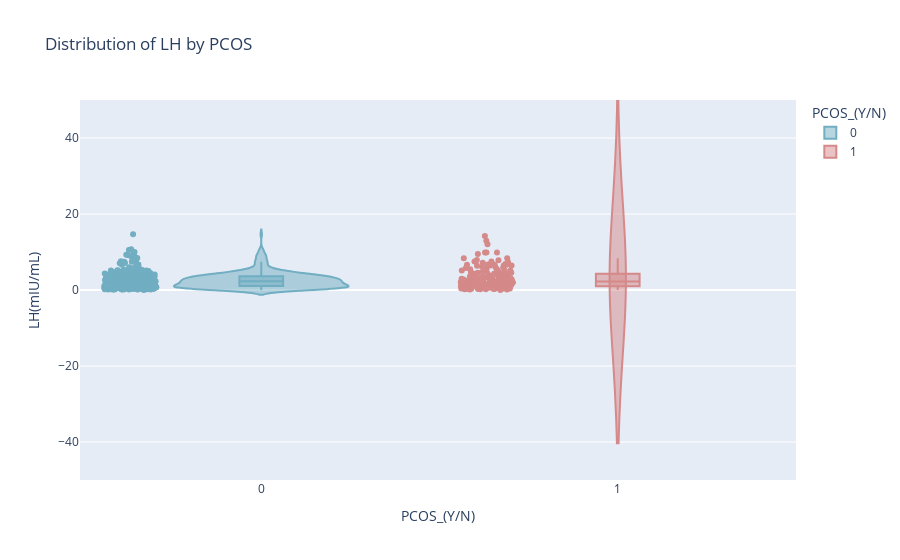

Write notebook code for a chart like this one.
### Code cell
#Distribution of LH
fig = px.violin(df,x='PCOS_(Y/N)',y='LH(mIU/mL)',color='PCOS_(Y/N)',points='all',box=True,title='Distribution of LH by PCOS',color_discrete_sequence=['#71AEC2 ','#D58989'])
fig.update_yaxes(range=[-50, 50])  # Set the minimum and maximum values of the y-axis
fig.show()

### Figure 1 — Plotly figure (JSON) as saved in the notebook; plotly's stock layout.template omitted (floating-point values rounded to 4 significant figures; data arrays with more than 128 entries replaced by an {"elided": "..."} marker saying what was removed)
{"data": [{"alignmentgroup": "True", "box": {"visible": true}, "hovertemplate": "PCOS_(Y/N)=%{x}<br>LH(mIU/mL)=%{y}<extra></extra>", "legendgroup": "0", "marker": {"color": "#71AEC2 "}, "name": "0", "offsetgroup": "0", "orientation": "v", "points": "all", "scalegroup": "True", "showlegend": true, "type": "violin", "x": {"elided": "364 int values"}, "x0": " ", "xaxis": "x", "y": {"elided": "364 float values"}, "y0": " ", "yaxis": "y"}, {"alignmentgroup": "True", "box": {"visible": true}, "hovertemplate": "PCOS_(Y/N)=%{x}<br>LH(mIU/mL)=%{y}<extra></extra>", "legendgroup": "1", "marker": {"color": "#D58989"}, "name": "1", "offsetgroup": "1", "orientation": "v", "points": "all", "scalegroup": "True", "showlegend": true, "type": "violin", "x": {"elided": "177 int values"}, "x0": " ", "xaxis": "x", "y": {"elided": "177 float values"}, "y0": " ", "yaxis": "y"}], "layout": {"legend": {"title": {"text": "PCOS_(Y/N)"}, "tracegroupgap": 0}, "title": {"text": "Distribution of LH by PCOS"}, "violinmode": "overlay", "xaxis": {"anchor": "y", "categoryarray": [0, 1], "categoryorder": "array", "domain": [0, 1], "title": {"text": "PCOS_(Y/N)"}}, "yaxis": {"anchor": "x", "domain": [0, 1], "range": [-50, 50], "title": {"text": "LH(mIU/mL)"}}}}
